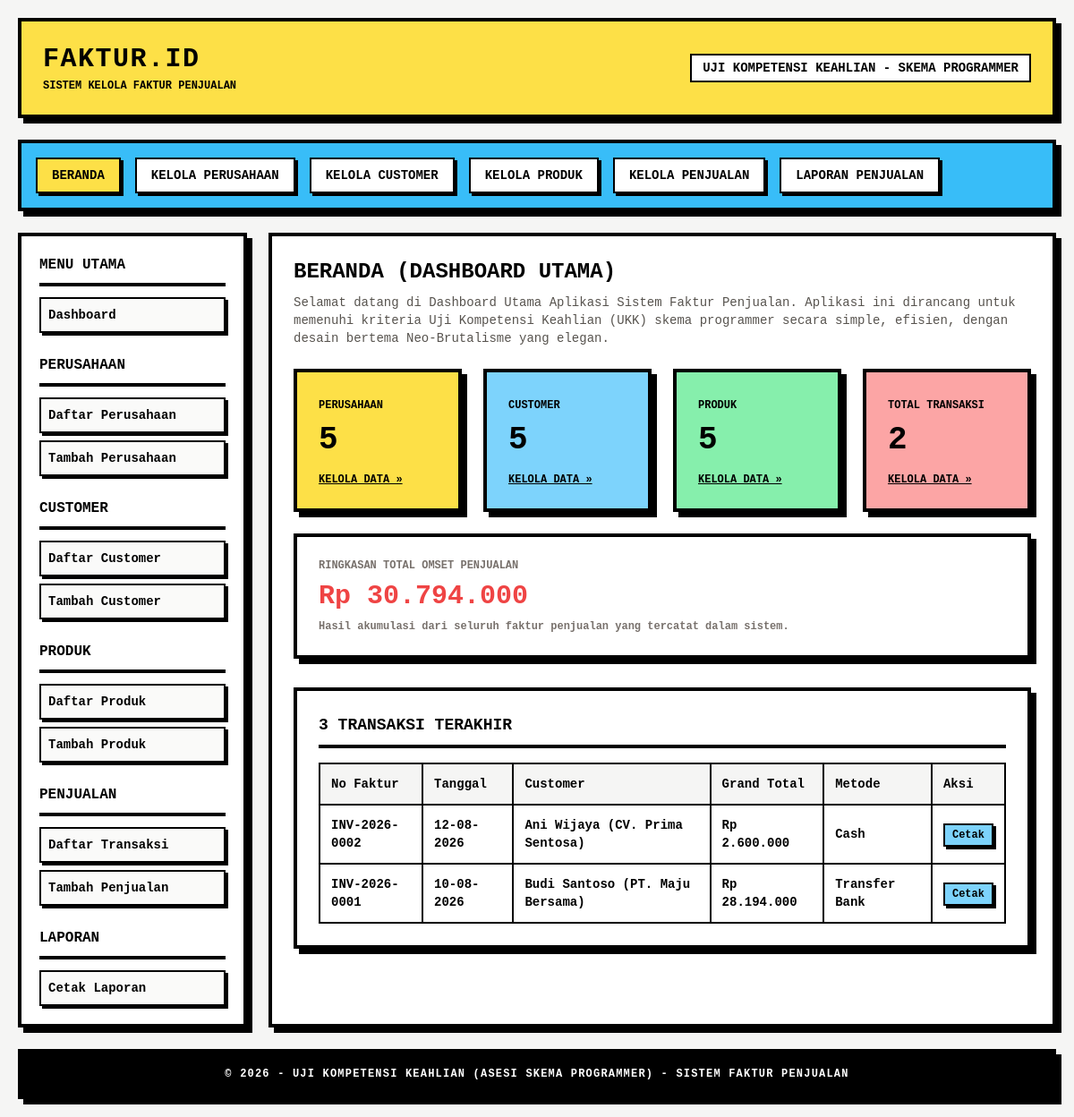
The page / on the database its author committed.
### tables this page shows
CREATE TABLE IF NOT EXISTS `faktur` (
  `no_faktur` VARCHAR(50) PRIMARY KEY,
  `tgl_faktur` DATE NOT NULL,
  `due_date` DATE NOT NULL,
  `metode_bayar` VARCHAR(50) NOT NULL,
  `ppn` DECIMAL(5,2) DEFAULT 0.00,
  `dp` DECIMAL(12,2) DEFAULT 0.00,
  `grand_total` DECIMAL(12,2) NOT NULL,
  `user` VARCHAR(100) NOT NULL,
  `id_customer` INT NOT NULL,
  `id_perusahaan` INT NOT NULL,
  FOREIGN KEY (`id_customer`) REFERENCES `customer`(`id_customer`) ON DELETE CASCADE,
  FOREIGN KEY (`id_perusahaan`) REFERENCES `perusahaan`(`id_perusahaan`) ON DELETE CASCADE
);

CREATE TABLE IF NOT EXISTS `customer` (
  `id_customer` INT AUTO_INCREMENT PRIMARY KEY,
  `nama_customer` VARCHAR(150) NOT NULL,
  `perusahaan_cust` VARCHAR(150) NOT NULL,
  `alamat` TEXT NOT NULL
);

### config.php (called while the page is built, shortened)
<?php
function formatRupiah($angka) {
    return "Rp " . number_format($angka, 0, ',', '.');
}
function formatDate($date) {
    return date('d-m-Y', strtotime($date));
}
?>

### index.php (the view, shortened to what this page needs)
<?php
require_once 'config.php';
require_once 'layout_header.php';
$page = isset($_GET['page']) ? $_GET['page'] : 'home';
switch ($page) {
    case 'home':
    default:
        $count_perusahaan = $conn->query("SELECT COUNT(*) as count FROM perusahaan")->fetch_assoc()['count'];
        $count_customer = $conn->query("SELECT COUNT(*) as count FROM customer")->fetch_assoc()['count'];
        $count_produk = $conn->query("SELECT COUNT(*) as count FROM produk")->fetch_assoc()['count'];
        $count_faktur = $conn->query("SELECT COUNT(*) as count FROM faktur")->fetch_assoc()['count'];
        $sum_grand_total = $conn->query("SELECT SUM(grand_total) as sum FROM faktur")->fetch_assoc()['sum'] ?: 0;
        ?>
        <h2 class="text-2xl font-black uppercase mb-2">Beranda (Dashboard Utama)</h2>
        <p class="text-sm text-stone-600 mb-6 font-medium">Selamat datang di Dashboard Utama Aplikasi Sistem Faktur Penjualan. Aplikasi ini dirancang untuk memenuhi kriteria Uji Kompetensi Keahlian (UKK) skema programmer secara simple, efisien, dengan desain bertema Neo-Brutalisme yang elegan.</p>
        <div class="grid grid-cols-1 sm:grid-cols-2 lg:grid-cols-4 gap-6 mb-6">
            <div class="p-6 border-4 border-black bg-yellow-300 shadow-brutal">
                <span class="text-xs uppercase font-black">Perusahaan</span>
                <div class="text-4xl font-black mt-2"><?php echo $count_perusahaan; ?></div>
                <a href="index.php?page=perusahaan" class="text-xs uppercase font-black underline block mt-4 hover:text-stone-700">Kelola Data &raquo;</a>
            </div>
            <div class="p-6 border-4 border-black bg-sky-300 shadow-brutal">
                <span class="text-xs uppercase font-black">Customer</span>
                <div class="text-4xl font-black mt-2"><?php echo $count_customer; ?></div>
                <a href="index.php?page=customer" class="text-xs uppercase font-black underline block mt-4 hover:text-stone-700">Kelola Data &raquo;</a>
            </div>
            <div class="p-6 border-4 border-black bg-green-300 shadow-brutal">
                <span class="text-xs uppercase font-black">Produk</span>
                <div class="text-4xl font-black mt-2"><?php echo $count_produk; ?></div>
                <a href="index.php?page=produk" class="text-xs uppercase font-black underline block mt-4 hover:text-stone-700">Kelola Data &raquo;</a>
            </div>
            <div class="p-6 border-4 border-black bg-red-300 shadow-brutal">
                <span class="text-xs uppercase font-black">Total Transaksi</span>
                <div class="text-4xl font-black mt-2"><?php echo $count_faktur; ?></div>
                <a href="index.php?page=penjualan" class="text-xs uppercase font-black underline block mt-4 hover:text-stone-700">Kelola Data &raquo;</a>
            </div>
        </div>
        <div class="p-6 border-4 border-black shadow-brutal bg-white mb-8">
            <h3 class="text-xs uppercase font-black text-stone-500 mb-2">Ringkasan Total Omset Penjualan</h3>
            <div class="text-3xl font-black text-red-500"><?php echo formatRupiah($sum_grand_total); ?></div>
            <p class="text-xs text-stone-500 mt-2">Hasil akumulasi dari seluruh faktur penjualan yang tercatat dalam sistem.</p>
        </div>
        <div class="p-6 border-4 border-black shadow-brutal bg-white">
            <h3 class="text-lg font-black uppercase mb-4 pb-2 border-b-4 border-black">3 Transaksi Terakhir</h3>
            <table class="w-full text-sm border-2 border-black">
                <thead>
                    <tr class="bg-stone-100 border-b-2 border-black text-left">
                        <th class="p-3 border-r-2 border-black">No Faktur</th>
                        <th class="p-3 border-r-2 border-black">Tanggal</th>
                        <th class="p-3 border-r-2 border-black">Customer</th>
                        <th class="p-3 border-r-2 border-black">Grand Total</th>
                        <th class="p-3 border-r-2 border-black">Metode</th>
                        <th class="p-3">Aksi</th>
                    </tr>
                </thead>
                <tbody>
                    <?php
                    $latest = $conn->query("SELECT f.*, c.nama_customer, c.perusahaan_cust
                                            FROM faktur f
                                            JOIN customer c ON f.id_customer = c.id_customer
                                            ORDER BY f.tgl_faktur DESC, f.no_faktur DESC LIMIT 3");
                    if ($latest->num_rows > 0):
                        while ($l_row = $latest->fetch_assoc()):
                    ?>
                            <tr class="border-b-2 border-black hover:bg-stone-50">
                                <td class="p-3 border-r-2 border-black"><?php echo htmlspecialchars($l_row['no_faktur']); ?></td>
                                <td class="p-3 border-r-2 border-black"><?php echo formatDate($l_row['tgl_faktur']); ?></td>
                                <td class="p-3 border-r-2 border-black"><?php echo htmlspecialchars($l_row['nama_customer'] . " (" . $l_row['perusahaan_cust'] . ")"); ?></td>
                                <td class="p-3 border-r-2 border-black"><?php echo formatRupiah($l_row['grand_total']); ?></td>
                                <td class="p-3 border-r-2 border-black"><?php echo htmlspecialchars($l_row['metode_bayar']); ?></td>
                                <td class="p-3"><a href="index.php?page=penjualan&action=cetak&id=<?php echo urlencode($l_row['no_faktur']); ?>" class="px-2 py-1 border-2 border-black bg-sky-300 text-xs shadow-brutal-sm">Cetak</a></td>
                            </tr>
                    <?php
                        endwhile;
                    else:
                    ?>
                        <tr>
                            <td colspan="6" class="p-3 text-center">Belum ada data transaksi.</td>
                        </tr>
                    <?php endif; ?>
                </tbody>
            </table>
        </div>
        <?php
        break;
}
require_once 'layout_footer.php';
?>

### layout_header.php (style rules this page uses)
body { font-family: 'Courier New', Courier, monospace; font-weight: 900; }

### rows shown on the page
faktur: no_faktur "INV-2026-0002", tgl_faktur "12-08-2026", id_customer.perusahaan_cust "Ani Wijaya (CV. Prima Sentosa)", grand_total "Rp 2.600.000", metode_bayar "Cash"
faktur: no_faktur "INV-2026-0001", tgl_faktur "10-08-2026", id_customer.perusahaan_cust "Budi Santoso (PT. Maju Bersama)", grand_total "Rp 28.194.000", metode_bayar "Transfer Bank"

### other values the page prints
$count_perusahaan "5"
$count_customer "5"
$count_produk "5"
$count_faktur "2"
formatRupiah($sum_grand_total) "Rp 30.794.000"
